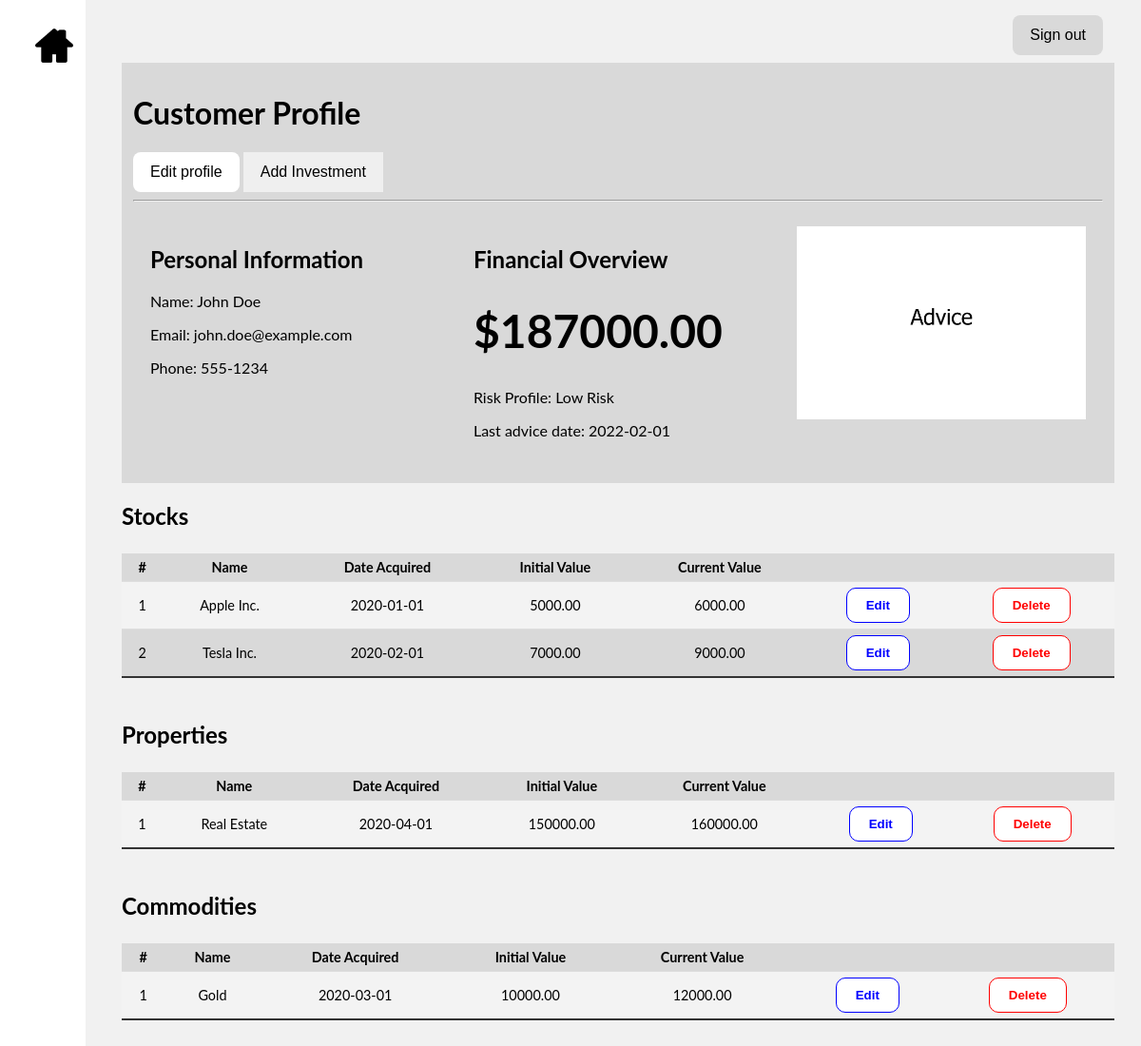
Page /app/customers.php?id=1 on the committed database.
### tables this page shows
CREATE TABLE IF NOT EXISTS customer(
    customer_id INT NOT NULL AUTO_INCREMENT PRIMARY KEY,
    first_name VARCHAR(50) NOT NULL,
    last_name VARCHAR(50) NOT NULL,
    email VARCHAR(100) NOT NULL,
    phone_number VARCHAR(20),
    risk_profile VARCHAR(20) NOT NULL,
    portfolio_assessed BOOLEAN NOT NULL,
    advice_description VARCHAR(255),
    advice_date DATE
);

CREATE TABLE IF NOT EXISTS investment (
  investment_id INT AUTO_INCREMENT PRIMARY KEY,
  customer_id INT NOT NULL,
  asset_name VARCHAR(255) NOT NULL,
  asset_type VARCHAR(50) NOT NULL,
  date_acquired DATE,
  asset_initial_value DECIMAL(15, 2) NOT NULL,
  asset_current_value DECIMAL(15, 2) NOT NULL,
  FOREIGN KEY (customer_id) REFERENCES customer(customer_id) ON DELETE CASCADE
);

### app/customers.php (the view, shortened to what this page needs)
<?php
$servername = "localhost";
$username = "root";
$dbname = "myDB";
$customer_id = $_GET["id"];
$conn = new mysqli($servername, $username, null, $dbname);
$customer_sql = "SELECT * FROM customer WHERE customer_id = $customer_id";
$result = $conn->query($customer_sql);
$customer = NULL;
if ($result->num_rows) {
  $customer = $result->fetch_assoc();
} else {
  echo "No customer found for that ID";
  die();
}
$assets_sql = "SELECT * FROM investment WHERE customer_id = $customer_id";
$assets = [];
$result = $conn->query($assets_sql);
if ($result->num_rows) {
  for ($i = 0; $i < $result->num_rows; $i++) {
    if ($row = $result->fetch_assoc()) {
      $assets[$i] = $row;
    }
  }
}
$stocks = [];
$commodities = [];
$properties = [];
$portfolio_value = 0.00;
foreach($assets as $asset) {
  if ($asset["asset_type"] == "Stocks"){
    $stocks[] = $asset;
  }
  if ($asset["asset_type"] == "Property"){
    $properties[] = $asset;
  }
  if ($asset["asset_type"] == "Commodities"){
    $commodities[] = $asset;
  }
  $portfolio_value += $asset["asset_current_value"];
}
?>
<!DOCTYPE html>
<html>
<head>
  <link rel="stylesheet" href="assets/css/customers.css">
</head>
<body>
<div id="mySidenav" class="sidenav">
  <a href="."><img src="assets\images\homeicon.png" alt="Home" style="width:40px;height:40px;"></a>
</div>
  <div id="myTopnav" class="topnav">
    <button class="button buttonSignout">Sign out</button>
  </div>
  <div class="main">
    <div id="myCustomerProfile" class="customerprofile">
      <h1>Customer Profile</h1>
      <button class="button buttonEdit">Edit profile</button>
      <button class="button buttonAdd" onclick='openAddForm()'>Add Investment</button>
      <hr>
      <div class="row">
        <div class="columnThree">
          <h2>Personal Information</h2>
          <p>Name: <?php echo $customer["first_name"] . " " . $customer["last_name"] ?></p>
          <p>Email: <?php echo $customer["email"] ?></p>
          <p>Phone: <?php echo $customer["phone_number"] ?></p>
        </div>
        <div class="columnThree">
          <h2>Financial Overview</h2>
          <h1 style="font-size:48px;">$<?php echo sprintf("%0.2f",$portfolio_value); ?> </h1>
          <p>Risk Profile: <?php echo $customer["risk_profile"] ?></p>
          <p>Last advice date: <?php echo $customer["advice_date"] ?></p>
        </div>
        <div class="columnThree">
          <img src="assets\images\adviceplaceholder.png" alt="Advice graph" style="max-width:100%;height:auto;">
        </div>
      </div>
    </div>
    <div class="investmentTable">
      <h2>Stocks</h2>
      <table class="styled-table" style="width:100%">
        <tr>
          <th>#</th>
          <th>Name</th>
          <th>Date Acquired</th>
          <th>Initial Value</th>
          <th>Current Value</th>
          <th></th>
        </tr>
        <?php
        foreach ($stocks as $key => $asset) {
          echo "<tr>";
          echo "<td>" . $key + 1 . "</td>";
          echo "<td>" . $asset["asset_name"] . "</td>";
          echo "<td>" . $asset["date_acquired"] . "</td>";
          echo "<td>" . $asset["asset_initial_value"] . "</td>";
          echo "<td>" . $asset["asset_current_value"] . "</td>";
          echo "<td><button id='edit-btn' type='submit' onclick='openEditForm()'>Edit</button></td>";
          echo "<td><button id='delete-btn' type='submit' onclick='openDeleteConfirmation({$asset['investment_id']})'>Delete</button></td>";
          echo "</tr>";
        }
        ?>
      </table>
    </div>
    <div class="investmentTable">
      <h2>Properties</h2>
      <table class="styled-table" style="width:100%">
        <tr>
          <th>#</th>
          <th>Name</th>
          <th>Date Acquired</th>
          <th>Initial Value</th>
          <th>Current Value</th>
          <th></th>
        </tr>
        <?php
        foreach ($properties as $key => $asset) {
          echo "<tr>";
          echo "<td>" . $key + 1 . "</td>";
          echo "<td>" . $asset["asset_name"] . "</td>";
          echo "<td>" . $asset["date_acquired"] . "</td>";
          echo "<td>" . $asset["asset_initial_value"] . "</td>";
          echo "<td>" . $asset["asset_current_value"] . "</td>";
          echo "<td><button id='edit-btn' type='submit' onclick='openEditForm()'>Edit</button></td>";
          echo "<td><button id='delete-btn' type='submit' onclick='openDeleteConfirmation({$asset['investment_id']})'>Delete</button></td>";
          echo "</tr>";
        }
        ?>
      </table>
    </div>
    <div class="investmentTable">
      <h2>Commodities</h2>
      <table class="styled-table" style="width:100%">
        <tr>
          <th>#</th>
          <th>Name</th>
          <th>Date Acquired</th>
          <th>Initial Value</th>
          <th>Current Value</th>
          <th></th>
        </tr>
        <?php
        foreach ($commodities as $key => $asset) {
          echo "<tr>";
          echo "<td>" . $key + 1 . "</td>";
          echo "<td>" . $asset["asset_name"] . "</td>";
          echo "<td>" . $asset["date_acquired"] . "</td>";
          echo "<td>" . $asset["asset_initial_value"] . "</td>";
          echo "<td>" . $asset["asset_current_value"] . "</td>";
          echo "<td><button id='edit-btn' type='submit' onclick='openEditForm()'>Edit</button></td>";
          echo "<td><button id='delete-btn' type='submit' onclick='openDeleteConfirmation({$asset['investment_id']})'>Delete</button></td>";
          echo "</tr>";
        }
        ?>
      </table>
    </div>
  </div>
</body>
</html>

### app/assets/css/customers.css (style rules this page uses)
* { box-sizing: border-box; }
body { background-color: #F1F1F1; font-family: "Lato", sans-serif; }
.main { margin-left: 120px; margin-right: 20px; display: flex; flex-direction: column; }
.sidenav { height: 100%; width: 90px; position: fixed; vertical-align: middle; text-align: center; z-index: 1; top: 0; left: 0; background-color: #FFFFFF; overflow-x: hidden; padding-top: 20px; }
.sidenav a { padding: 8px 8px 8px 32px; text-decoration: none; font-size: 25px; color: #818181; display: block; transition: 0.3s; }
.topnav { padding: 8px 32px 8px 8px; text-align: right; background-color: #F1F1F1; overflow: hidden; }
.customerprofile { padding: 12px 12px 12px 12px; background-color: #D9D9D9; }
.columnThree { float: left; width: 33.33%; padding: 18px; }
.investmentTable { width: 100%; }
.row:after { content: ""; display: table; clear: both; }
.button { border: none; color: black; padding: 12px 18px 12px 18px; text-align: center; text-decoration: none; display: inline-block; font-size: 16px; cursor: pointer; }
.buttonSignout { background-color: #D9D9D9; border-radius: 8px; }
.buttonEdit { background-color: #FFFFFF; border-radius: 8px; }
.styled-table { background-color: #D9D9D9; border-collapse: collapse; margin: 25px 0; font-size: 0.9em; min-width: 400px; }
.styled-table th, .styled-table td { padding: 6px 8px; text-align: center; }
.styled-table tbody tr { border-bottom: 1px solid #dddddd; }
.styled-table tbody tr:nth-of-type(even) { background-color: #f3f3f3; }
.styled-table tbody tr:last-of-type { border-bottom: 2px solid #333; }
#edit-btn { padding: 10px 20px; border: 1px solid blue; color: blue; background-color: white; border-radius: 10px; font-weight: 800; transition: all 0.1s; cursor: pointer; }
#delete-btn { padding: 10px 20px; border: 1px solid red; color: red; background-color: white; border-radius: 10px; font-weight: 800; transition: all 0.1s; cursor: pointer; }

### rows in the picture
customer: first_name "John", last_name "Doe", email "john.doe@example.com", phone_number "555-1234", risk_profile "Low Risk", advice_date "2022-02-01"
investment: asset_name "Apple Inc.", date_acquired "2020-01-01", asset_initial_value "5000.00", asset_current_value "6000.00"
investment: asset_name "Tesla Inc.", date_acquired "2020-02-01", asset_initial_value "7000.00", asset_current_value "9000.00"
investment: asset_name "Real Estate", date_acquired "2020-04-01", asset_initial_value "150000.00", asset_current_value "160000.00"
investment: asset_name "Gold", date_acquired "2020-03-01", asset_initial_value "10000.00", asset_current_value "12000.00"

### other values in the picture
$portfolio_value "187000.00"
